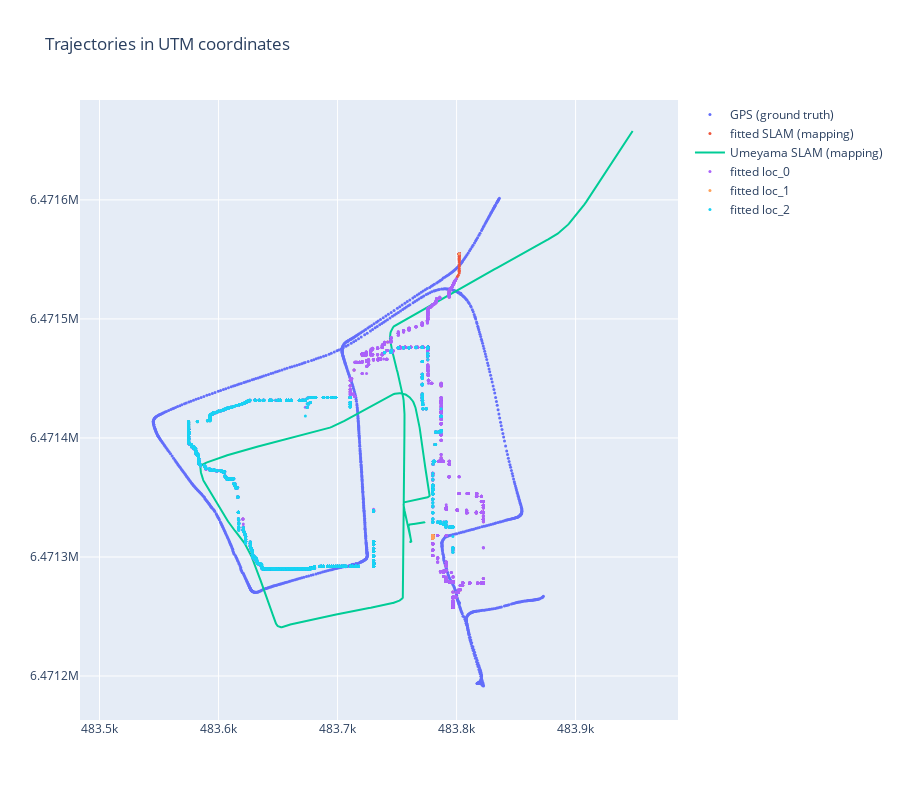

Notebook code cell kept with this figure:
### Code cell
fig_2d = processor.create_2d_plot_utm()
fig_2d.show()

### Figure 1 — Plotly figure (JSON) as saved in the notebook; plotly's stock layout.template omitted (floating-point values rounded to 4 significant figures; data arrays with more than 128 entries replaced by an {"elided": "..."} marker saying what was removed)
{"data": [{"marker": {"color": "#636EFA", "size": 3}, "mode": "markers", "name": "GPS (ground truth)", "type": "scatter", "x": {"elided": "1166 float values"}, "y": {"elided": "1166 float values"}}, {"marker": {"color": "#EF553B", "size": 3}, "mode": "markers", "name": "fitted SLAM (mapping)", "type": "scatter", "x": {"elided": "1166 float values"}, "y": {"elided": "1166 float values"}}, {"marker": {"color": "#00CC96", "size": 3}, "mode": "lines", "name": "Umeyama SLAM (mapping)", "type": "scatter", "x": {"elided": "1166 float values"}, "y": {"elided": "1166 float values"}}, {"marker": {"color": "#AB63FA", "size": 3}, "mode": "markers", "name": "fitted loc_0", "type": "scatter", "x": {"elided": "9124 float values"}, "y": {"elided": "9124 float values"}}, {"marker": {"color": "#FFA15A", "size": 3}, "mode": "markers", "name": "fitted loc_1", "type": "scatter", "x": {"elided": "140 float values"}, "y": {"elided": "140 float values"}}, {"marker": {"color": "#19D3F3", "size": 3}, "mode": "markers", "name": "fitted loc_2", "type": "scatter", "x": {"elided": "4095 float values"}, "y": {"elided": "4095 float values"}}], "layout": {"height": 800, "title": {"text": "Trajectories in UTM coordinates"}, "yaxis": {"scaleanchor": "x", "scaleratio": 1}}}
